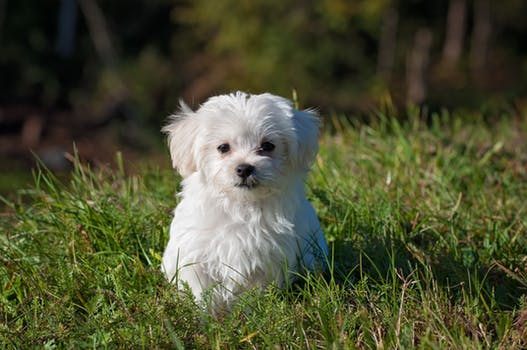
#> input picture computer-science/computer-vision/segmentation/images/dog1.jpg, 527 x 350 px
$ jupyter execute k-mean.ipynb   (shell and % lines are left out)
#> lines starting #> are read from the running program, lines starting #| are printed output that depends on the picture
[cell 1]
import numpy as np
import cv2 as cv
from matplotlib import pyplot as plt

[cell 2]
img = cv.imread('images/dog1.jpg')
#> img is the input picture: shape (350, 527, 3); mean B, G, R 50.8, 79.6, 76.8
Z = img.reshape((-1,3))
Z = np.float32(Z)

# define criteria, number of clusters(K) and apply kmeans()
criteria = (cv.TERM_CRITERIA_EPS + cv.TERM_CRITERIA_MAX_ITER, 10, 1.0)
K = 5
ret,label,center=cv.kmeans(Z,K,None,criteria,10,cv.KMEANS_RANDOM_CENTERS)
#> ret = 121504698.6; center = [[26.92, 60.42, 59.11], [51.87, 96.93, 90.04], [14.57, 25.91, 23.54], [202.1, 206.2, 210], [92.11, 132.2, 128.1]]

# Now convert back into uint8, and make original image
center = np.uint8(center)
#> center = [[26, 60, 59], [51, 96, 90], [14, 25, 23], [202, 206, 210], [92, 132, 128]]
res = center[label.flatten()]
res2 = res.reshape((img.shape))
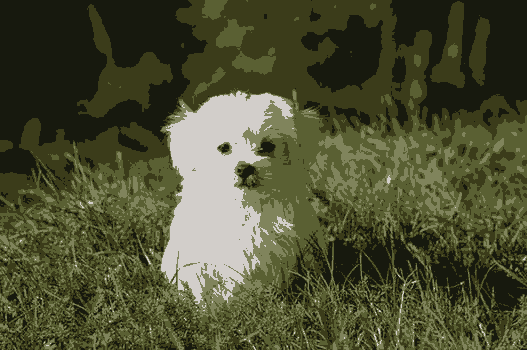
#> res2: shape (350, 527, 3); mean B, G, R 50.2, 79, 76.6

K = 10
ret,label,center=cv.kmeans(Z,K,None,criteria,10,cv.KMEANS_RANDOM_CENTERS)
#> ret = 60291904; center = [[22.16, 42.15, 41.65], [190.7, 195.8, 200.7], [103.2, 141.8, 139.2], [45.57, 98.97, 92.38], [221.8, 224.5, 227.6], [151.1, 159.4, 159.8], [70.01, 121.8, 116.5], [29.21, 69.69, 67.53], [10.44, 17.86, 14.53], [91.27, 88.77, 75.22]]
center = np.uint8(center)
#> center = [[22, 42, 41], [190, 195, 200], [103, 141, 139], [45, 98, 92], [221, 224, 227], [151, 159, 159], [70, 121, 116], [29, 69, 67], [10, 17, 14], [91, 88, 75]]
res = center[label.flatten()]
res3 = res.reshape((img.shape))
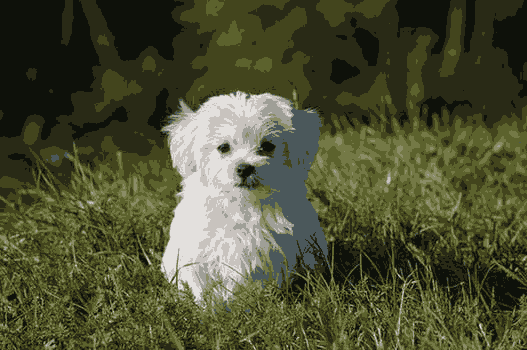
#> res3: shape (350, 527, 3); mean B, G, R 50.5, 79, 76.3

plt.imshow(cv.cvtColor(img, cv.COLOR_BGR2RGB))
plt.show()
plt.imshow(cv.cvtColor(res2, cv.COLOR_BGR2RGB))
plt.show()
plt.imshow(cv.cvtColor(res3, cv.COLOR_BGR2RGB))
plt.show()

[cell 3]
img = cv.imread('images/dog2.jpg')
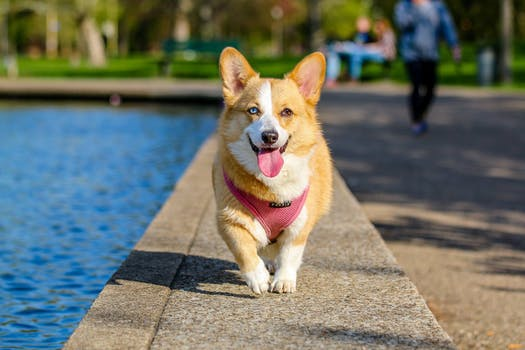
#> input picture computer-science/computer-vision/segmentation/images/dog2.jpg, 525 x 350 px
#> img is the input picture: shape (350, 525, 3); mean B, G, R 103.7, 114.3, 110.2
Z = img.reshape((-1,3))
Z = np.float32(Z)

K = 5
ret,label,center=cv.kmeans(Z,K,None,criteria,10,cv.KMEANS_RANDOM_CENTERS)
#> ret = 255967617.1; center = [[37.97, 53.74, 46.67], [175.4, 129.5, 70.25], [69.13, 96.86, 103], [121.8, 148.3, 170], [166.6, 201.1, 227.8]]
center = np.uint8(center)
#> center = [[37, 53, 46], [175, 129, 70], [69, 96, 102], [121, 148, 169], [166, 201, 227]]
res = center[label.flatten()]
res2 = res.reshape((img.shape))
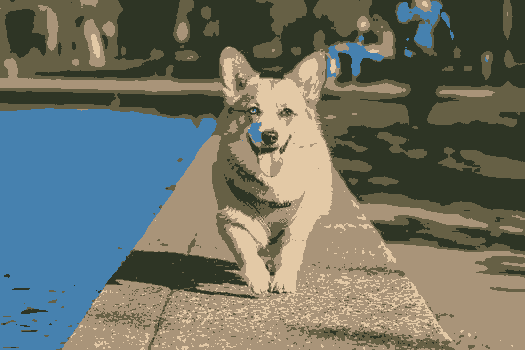
#> res2: shape (350, 525, 3); mean B, G, R 103.1, 113.8, 109.4

K = 20
ret,label,center=cv.kmeans(Z,K,None,criteria,10,cv.KMEANS_RANDOM_CENTERS)
#> ret = 76734525.9; center = 20 rows, first 8: [27.98, 67.84, 72.26], [88.04, 116.6, 133.6], [138.3, 197.7, 240.8], [113.1, 142.7, 165.1], [155.4, 176.6, 194.9], [181.8, 210.7, 232.5], [223.6, 238.2, 246.4], [37.64, 45.29, 116.7]
center = np.uint8(center)
#> center = 20 rows, first 8: [27, 67, 72], [88, 116, 133], [138, 197, 240], [113, 142, 165], [155, 176, 194], [181, 210, 232], [223, 238, 246], [37, 45, 116]
res = center[label.flatten()]
res3 = res.reshape((img.shape))
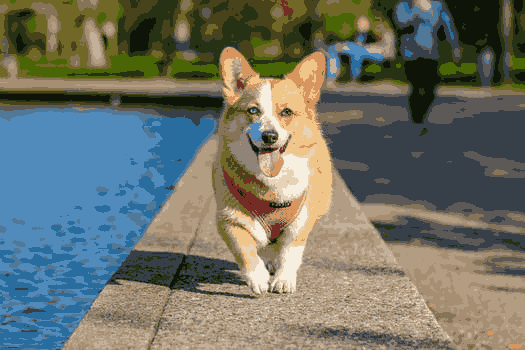
#> res3: shape (350, 525, 3); mean B, G, R 103.2, 113.8, 109.7

plt.imshow(cv.cvtColor(img, cv.COLOR_BGR2RGB))
plt.show()
plt.imshow(cv.cvtColor(res2, cv.COLOR_BGR2RGB))
plt.show()
plt.imshow(cv.cvtColor(res3, cv.COLOR_BGR2RGB))
plt.show()
